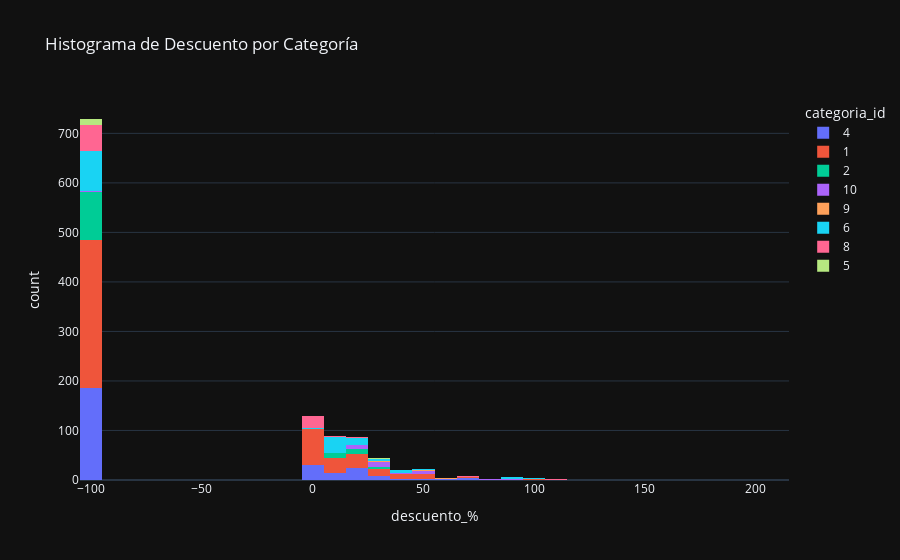

The code cell stored with this chart in its notebook:
### Code cell
px.histogram(data_frame = df_portatiles,
                x          = "descuento_%",
                color      = "categoria_id",
                title      = "Histograma de Descuento por Categoría",
                template   = "plotly_dark")

### Figure 1 — Plotly figure (JSON) as saved in the notebook; plotly's stock layout.template omitted (floating-point values rounded to 4 significant figures; data arrays with more than 128 entries replaced by an {"elided": "..."} marker saying what was removed)
{"data": [{"alignmentgroup": "True", "bingroup": "x", "hovertemplate": "categoria_id=4<br>descuento_%=%{x}<br>count=%{y}<extra></extra>", "legendgroup": "4", "marker": {"color": "#636efa", "pattern": {"shape": ""}}, "name": "4", "offsetgroup": "4", "orientation": "v", "showlegend": true, "type": "histogram", "x": {"elided": "278 float values"}, "xaxis": "x", "yaxis": "y"}, {"alignmentgroup": "True", "bingroup": "x", "hovertemplate": "categoria_id=1<br>descuento_%=%{x}<br>count=%{y}<extra></extra>", "legendgroup": "1", "marker": {"color": "#EF553B", "pattern": {"shape": ""}}, "name": "1", "offsetgroup": "1", "orientation": "v", "showlegend": true, "type": "histogram", "x": {"elided": "473 float values"}, "xaxis": "x", "yaxis": "y"}, {"alignmentgroup": "True", "bingroup": "x", "hovertemplate": "categoria_id=2<br>descuento_%=%{x}<br>count=%{y}<extra></extra>", "legendgroup": "2", "marker": {"color": "#00cc96", "pattern": {"shape": ""}}, "name": "2", "offsetgroup": "2", "orientation": "v", "showlegend": true, "type": "histogram", "x": [14.29, 31.15, 16.46, 13.98, 18.42, 12.12, 15.86, 13.83, -100, -100, -100, -100, -100, -100, -100, -100, -100, -100, -100, -100, -100, -100, -100, -100, -100, -100, -100, -100, -100, -100, -100, 20.68, -100, -100, -100, -100, 10.82, -100, -100, -100, -100, -100, -100, -100, -100, -100, -100, -100, 20.02, -100, -100, -100, -100, -100, -100, -100, -100, -100, -100, -100, -100, -100, 11, -100, -100, -100, -100, 23.54, -100, -100, 33.32, 26.34, 21.98, -100, 13.64, 29.66, -100, -100, -100, 13.93, 20.51, -100, -100, -100, -100, -100, -100, -100, -100, -100, -100, -100, 17.09, -100, -100, -100, -100, -100, -100, -100, -100, -100, -100, -100, -100, -100, -100, 7.58, -100, -100, -100, -100, -100, -100, -100, -100, -100, -100, 10.54], "xaxis": "x", "yaxis": "y"}, {"alignmentgroup": "True", "bingroup": "x", "hovertemplate": "categoria_id=10<br>descuento_%=%{x}<br>count=%{y}<extra></extra>", "legendgroup": "10", "marker": {"color": "#ab63fa", "pattern": {"shape": ""}}, "name": "10", "offsetgroup": "10", "orientation": "v", "showlegend": true, "type": "histogram", "x": [31.11, 46.51, 29.63, 21.82, 34.15, 28.3, 27.45, 46.51, 46.51, 46.51, 16.67, 27.66, 22, 82.5, 30.19, 31.82, 24.07, -100, -100, 24.53, 25.52, 20.97, 17.91, 45, 37.5, 54.01, 30.77, 23.09, 90.2], "xaxis": "x", "yaxis": "y"}, {"alignmentgroup": "True", "bingroup": "x", "hovertemplate": "categoria_id=9<br>descuento_%=%{x}<br>count=%{y}<extra></extra>", "legendgroup": "9", "marker": {"color": "#FFA15A", "pattern": {"shape": ""}}, "name": "9", "offsetgroup": "9", "orientation": "v", "showlegend": true, "type": "histogram", "x": [29.33, 48.35, 59.09], "xaxis": "x", "yaxis": "y"}, {"alignmentgroup": "True", "bingroup": "x", "hovertemplate": "categoria_id=6<br>descuento_%=%{x}<br>count=%{y}<extra></extra>", "legendgroup": "6", "marker": {"color": "#19d3f3", "pattern": {"shape": ""}}, "name": "6", "offsetgroup": "6", "orientation": "v", "showlegend": true, "type": "histogram", "x": {"elided": "148 float values"}, "xaxis": "x", "yaxis": "y"}, {"alignmentgroup": "True", "bingroup": "x", "hovertemplate": "categoria_id=8<br>descuento_%=%{x}<br>count=%{y}<extra></extra>", "legendgroup": "8", "marker": {"color": "#FF6692", "pattern": {"shape": ""}}, "name": "8", "offsetgroup": "8", "orientation": "v", "showlegend": true, "type": "histogram", "x": [0, 0, -100, -100, -100, -100, -100, -100, -100, -100, -100, 0, 0, -100, -100, -100, -100, -100, 0, 0, -100, -100, -100, -100, 0, 0, 0, 8.8, -100, -100, -100, -100, 110.9, -100, -100, -100, -100, -100, -100, -100, 68.34, 68.07, -100, -100, -100, -100, 17.7, -100, -100, -100, 0, 0, 0, -100, -100, -100, -100, -100, -100, -100, -100, -100, 94.03, 0, -100, 0, 0, 0, 0, 0, 0, -100, 0, 0, -100, -100, -100, 213.7, -100, -100, 128.7, 137.9, -100, 0, 0, 10.94, 0, 0], "xaxis": "x", "yaxis": "y"}, {"alignmentgroup": "True", "bingroup": "x", "hovertemplate": "categoria_id=5<br>descuento_%=%{x}<br>count=%{y}<extra></extra>", "legendgroup": "5", "marker": {"color": "#B6E880", "pattern": {"shape": ""}}, "name": "5", "offsetgroup": "5", "orientation": "v", "showlegend": true, "type": "histogram", "x": [-100, -100, -100, 11.63, 25.2, -100, -100, -100, -100, -100, -100, -100, -100, -100], "xaxis": "x", "yaxis": "y"}], "layout": {"barmode": "relative", "legend": {"title": {"text": "categoria_id"}, "tracegroupgap": 0}, "title": {"text": "Histograma de Descuento por Categoría"}, "xaxis": {"anchor": "y", "domain": [0, 1], "title": {"text": "descuento_%"}}, "yaxis": {"anchor": "x", "domain": [0, 1], "title": {"text": "count"}}}}
